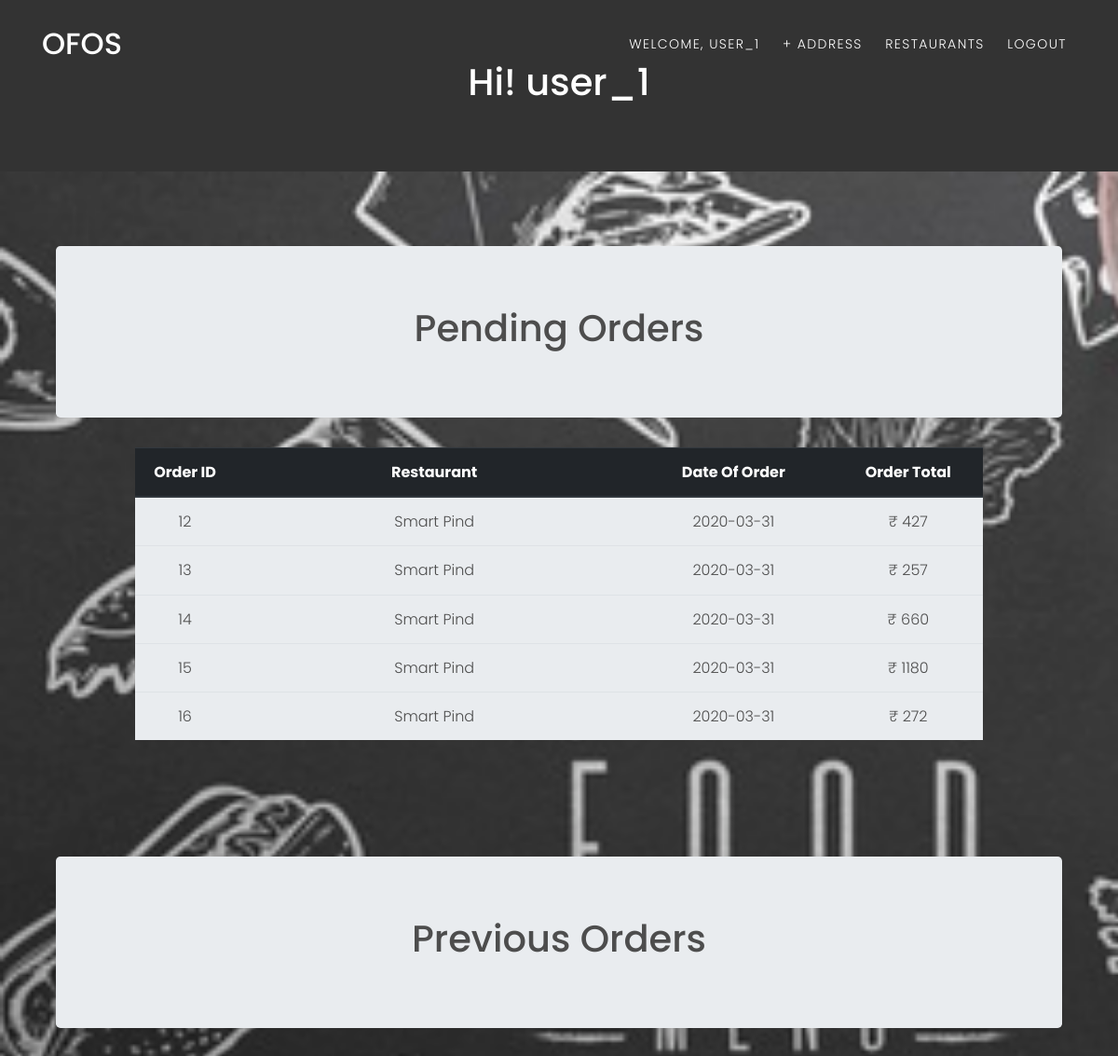
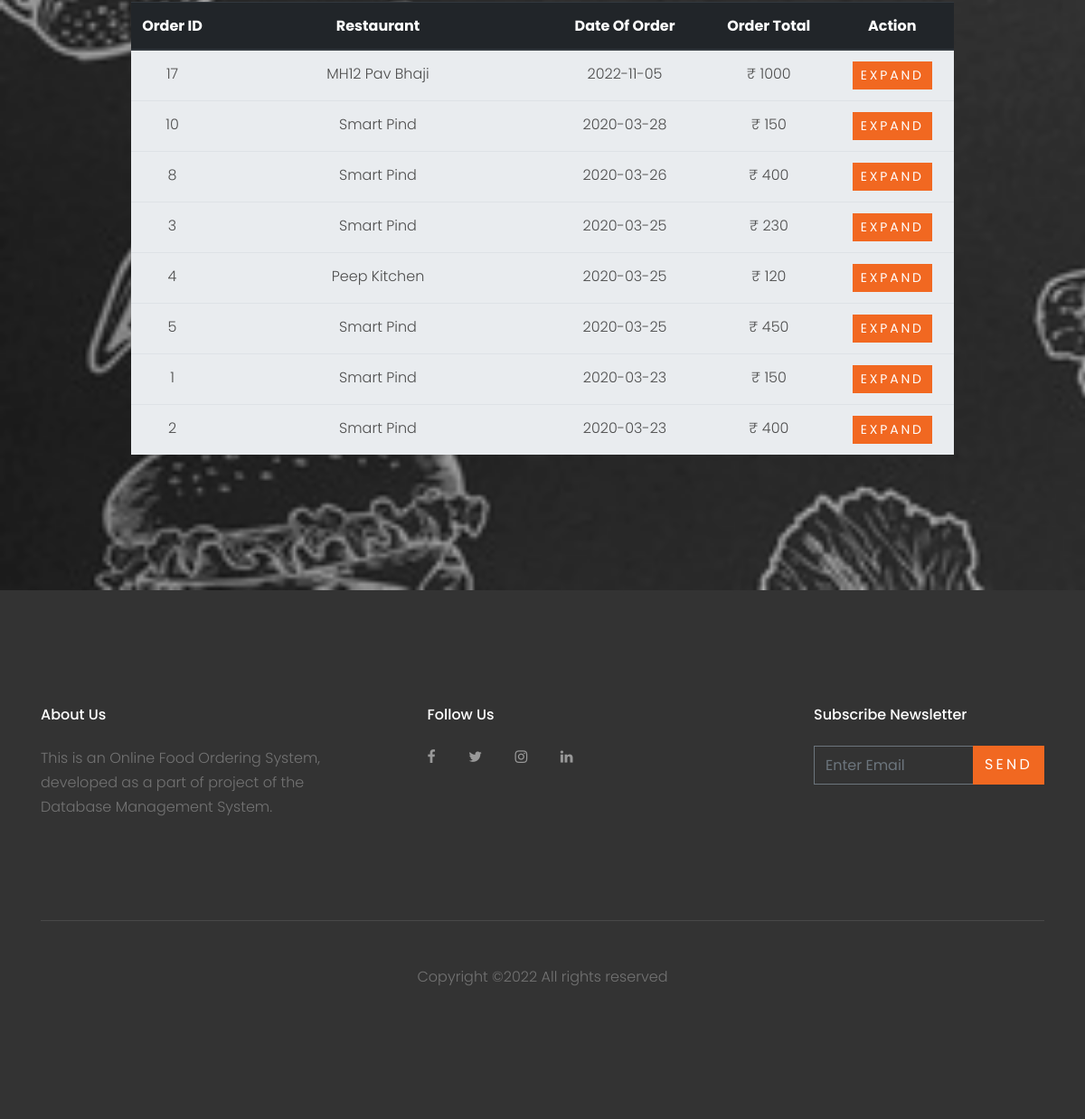
/customer.php (signed in), run on the app's committed database (2 pictures, top to bottom).
### tables this page shows
CREATE TABLE `customer` (
  `username` varchar(30) NOT NULL,
  `name` varchar(30) NOT NULL,
  `email` varchar(30) NOT NULL,
  `password` varchar(30) NOT NULL,
  `contact_no` varchar(30) NOT NULL
);

CREATE TABLE `orders` (
  `order_ID` int(30) NOT NULL,
  `total_price` varchar(30) NOT NULL,
  `order_date` date NOT NULL,
  `order_status` varchar(30) NOT NULL,
  `delivery_address` varchar(70) NOT NULL,
  `username` varchar(30) NOT NULL,
  `R_ID` int(30) NOT NULL
);

CREATE TABLE `restaurant` (
  `R_ID` int(30) NOT NULL,
  `name` varchar(30) NOT NULL,
  `location` varchar(30) NOT NULL,
  `phone_number` varchar(30) NOT NULL,
  `rating` float(2,1) NOT NULL
);

### customer.php (the view, shortened to what this page needs)
<?php
$conn = Connect();
?>
<!DOCTYPE html>
<html lang="en">
  <head>
    <link rel="stylesheet" href="fonts/icomoon/style.css">
    <link rel="stylesheet" href="css/bootstrap.min.css">
    <link rel="stylesheet" href="css/magnific-popup.css">
    <link rel="stylesheet" href="css/jquery-ui.css">
    <link rel="stylesheet" href="css/owl.carousel.min.css">
    <link rel="stylesheet" href="css/owl.theme.default.min.css">
    <link rel="stylesheet" href="css/bootstrap-datepicker.css">
    <link rel="stylesheet" href="fonts/flaticon/font/flaticon.css">
    <link rel="stylesheet" href="css/aos.css">
    <link rel="stylesheet" href="css/style.css">
  </head>
  <body data-spy="scroll" data-target=".site-navbar-target" data-offset="200">
    <header class="site-navbar py-3 js-site-navbar site-navbar-target" role="banner" id="site-navbar">
      <div class="container">
        <div class="row align-items-center">
          <div class="col-11 col-xl-2 site-logo">
            <h1 class="mb-0"><a href="index.php" class="text-white h2 mb-0">OFOS</a></h1>
          </div>
          <div class="col-12 col-md-10 d-none d-xl-block">
            <nav class="site-navigation position-relative text-right" role="navigation">
              <ul class="site-menu js-clone-nav mx-auto d-none d-lg-block">
                <li><a href="customer.php" class="nav-link">Welcome, <?php echo $_SESSION["login_customer"]?></a></li>
                <li><a href="#" class="nav-link" data-toggle="modal" data-target="#add_address">+ Address</a></li>
                <li><a href="restaurant_choose.php"><span class="glyphicon glyphicon-shopping-cart"></span>Restaurants</a></li>
                <li><a href="logout.php" class="nav-link">Logout</a></li>
              </ul>
            </nav>
          </div>
          </div>
        </div>
    </header>
    <?php
        if(isset($_SESSION["login_customer"])) {
            $username = $_SESSION["login_customer"];
            $query = "select * from customer where username='".$username."'";
            $result = mysqli_query($conn, $query);
            $row = mysqli_fetch_assoc($result);
            $name = $row["name"];
        }
    ?>
    <div class="jumbotron" style="color: #FFFFFF; margin-bottom: 0rem; background: #333333; border-radius:0rem">
        <div class="container text-center">
            <h1>Hi! <?php echo $name ?></h1>
        </div>
    </div>
    <div class="site-section" id="section-home" style="background-image: url(images/food_bg.jpg); background-size: cover;">
      <div class="container">
      <div class="row align-items-center justify-content-center text-center">
        <div class="col-md-12" data-aos="fade-up" data-aos-delay="400">
            <div class="container">
                <div class="jumbotron">
                    <h1>Pending Orders</h1>
                </div>
            </div>
            <div class="table-responsive" style="padding-left: 100px; padding-right: 100px;" >
                <table class="table table-striped">
                    <thead class="thead-dark">
                        <tr>
                            <th width="10%">Order ID</th>
                            <th width="40%">Restaurant</th>
                            <th width="20%">Date Of Order</th>
                            <th width="15%">Order Total</th>
                        </tr>
                    </thead>
        <?php
            $username = $_SESSION["login_customer"];
            $query = "select * from orders where username='".$username."' and order_status='PLACED' order by order_date desc";
            $result = mysqli_query($conn,$query);
            if($result) {
                while($row = mysqli_fetch_assoc($result)) {
        ?>
                  <tr style="background-color: #e9ecef">
                      <td><?php echo $row["order_ID"]; ?></td>
                      <?php $query1 = "select name from restaurant where R_ID=".$row["R_ID"].""; $res = mysqli_query($conn,$query1); $res_name = mysqli_fetch_assoc($res); ?>
                      <td><?php echo $res_name["name"] ?></td>
                      <td><?php echo $row["order_date"] ?></td>
                      <td>&#8377; <?php echo $row["total_price"]; ?></td>
                  </tr>
        <?php
                }
            }
        ?>
        </table>
        </div>
        <br><br><br><br>
        <div class="row align-items-center justify-content-center text-center">
            <div class="col-md-12" data-aos="fade-up" data-aos-delay="400">
                <div class="container">
                    <div class="jumbotron">
                        <h1>Previous Orders</h1>
                    </div>
                </div>
                <div class="table-responsive" style="padding-left: 100px; padding-right: 100px;" >
                    <table class="table table-striped">
                        <thead class="thead-dark">
                            <tr>
                                <th width="10%">Order ID</th>
                                <th width="40%">Restaurant</th>
                                <th width="20%">Date Of Order</th>
                                <th width="15%">Order Total</th>
                                <th width="15%">Action</th>
                            </tr>
                        </thead>
            <?php
                $username = $_SESSION["login_customer"];
                $query = "select * from orders where username='".$username."' and order_status='DELIVERED' order by order_date desc";
                $result = mysqli_query($conn,$query);
                if($result) {
                    while($row = mysqli_fetch_assoc($result)) {
            ?>
                      <tr style="background-color: #e9ecef">
                          <td><?php echo $row["order_ID"]; ?></td>
                          <?php $query1 = "select name from restaurant where R_ID=".$row["R_ID"].""; $res = mysqli_query($conn,$query1); $res_name = mysqli_fetch_assoc($res); ?>
                          <td><?php echo $res_name["name"] ?></td>
                          <td><?php echo $row["order_date"] ?></td>
                          <td>&#8377; <?php echo $row["total_price"]; ?></td>
                          <td><button type="button" class="btn btn-primary btn-sm" data-toggle="modal" data-target="#order<?php echo $row['order_ID'] ?>">
                                    Expand
                          </button></td>
                      </tr>
            <?php
                    }
                }
            ?>
            </table>
        </div>
        <br><br>
              </div>
              </div>
            </div>
        </div>
      </div>
    </div>
<footer class="site-footer">
      <div class="container">
        <div class="row">
          <div class="col-md-9">
            <div class="row">
              <div class="col-md-5 mr-auto">
                <h2 class="footer-heading mb-4">About Us</h2>
                <p>This is an Online Food Ordering System, developed as a part of project of the Database Management System.</p>
              </div>
              <div class="col-md-6">
                <h2 class="footer-heading mb-4">Follow Us</h2>
                <a href="#" class="pl-0 pr-3"><span class="icon-facebook"></span></a>
                <a href="#" class="pl-3 pr-3"><span class="icon-twitter"></span></a>
                <a href="#" class="pl-3 pr-3"><span class="icon-instagram"></span></a>
                <a href="#" class="pl-3 pr-3"><span class="icon-linkedin"></span></a>
              </div>
            </div>
          </div>
          <div class="col-md-3">
            <h2 class="footer-heading mb-4">Subscribe Newsletter</h2>
            <form action="#" method="post">
              <div class="input-group mb-3">
                <input type="text" class="form-control border-secondary text-white bg-transparent" placeholder="Enter Email" aria-label="Enter Email" aria-describedby="button-addon2">
                <div class="input-group-append">
                  <button class="btn btn-primary text-white" type="button" id="button-addon2">Send</button>
                </div>
              </div>
            </form>
          </div>
        </div>
        <div class="row pt-5 mt-5 text-center">
          <div class="col-md-12">
            <div class="border-top pt-5">
              <p>
            Copyright &copy;<script>document.write(new Date().getFullYear());</script> All rights reserved
            </p>
            </div>
          </div>
        </div>
      </div>
    </footer>
  </body>
</html>

### css/style.css (style rules this page uses)
body { line-height: 1.7; color: #4d4d4d; font-weight: 300; font-size: 1rem; }
a { -webkit-transition: .3s all ease; -o-transition: .3s all ease; transition: .3s all ease; }
h1, h2, h3, h4, h5, .h1, .h2, .h3, .h4, .h5 { font-family: "Poppins", -apple-system, BlinkMacSystemFont, "Segoe UI", Roboto, "Helvetica Neue", Arial, sans-serif, "Apple Color Emoji", "Segoe UI Emoji", "Segoe UI Symbol", "Noto Color Emoji"; }
.btn { text-transform: uppercase; letter-spacing: .2em; border-radius: 0; }
.form-control { height: 43px; border-radius: 0; }
.site-section { padding: 2.5em 0; }
@media (min-width: 768px) { .site-section { padding: 5em 0; } }
.border-top { border-top: 1px solid #edf0f5 !important; }
.site-footer { padding: 4em 0; background: #333333; }
@media (min-width: 768px) { .site-footer { padding: 8em 0; } }
.site-footer .border-top { border-top: 1px solid rgba(255, 255, 255, 0.1) !important; }
.site-footer p { color: #737373; }
.site-footer h2, .site-footer h3, .site-footer h4, .site-footer h5 { color: #fff; }
.site-footer a { color: #999999; }
.site-footer .footer-heading { font-size: 16px; color: #fff; }
.site-navbar { margin-bottom: 0px; z-index: 1999; position: absolute; width: 100%; }
.site-navbar .site-logo { position: relative; top: -4px; }
.site-navbar .site-logo a { color: #fff; }
.site-navbar .site-navigation .site-menu { margin-bottom: 0; }
.site-navbar .site-navigation .site-menu a { text-decoration: none !important; display: inline-block; text-transform: uppercase; letter-spacing: .1em; font-size: 14px; }
.site-navbar .site-navigation .site-menu > li { display: inline-block; padding: 10px 10px; }
.site-navbar .site-navigation .site-menu > li > a { padding: 10px 0px; color: #fff; text-decoration: none !important; }
.site-mobile-menu .site-nav-wrap { padding: 0; margin: 0; list-style: none; position: relative; }
.site-mobile-menu .site-nav-wrap a { padding: 10px 20px; display: block; position: relative; color: #212529; }
.site-mobile-menu .site-nav-wrap li { position: relative; display: block; }
.site-mobile-menu .site-nav-wrap > li { display: block; position: relative; float: left; width: 100%; }
.site-mobile-menu .site-nav-wrap > li > a { padding-left: 20px; font-size: 20px; }

### data on the page
customer: name "user_1"
orders: order_ID "12", R_ID.name "Smart Pind", order_date "2020-03-31", total_price "427"
orders: order_ID "13", R_ID.name "Smart Pind", order_date "2020-03-31", total_price "257"
orders: order_ID "14", R_ID.name "Smart Pind", order_date "2020-03-31", total_price "660"
orders: order_ID "15", R_ID.name "Smart Pind", order_date "2020-03-31", total_price "1180"
orders: order_ID "16", R_ID.name "Smart Pind", order_date "2020-03-31", total_price "272"
orders: order_ID "17", R_ID.name "MH12 Pav Bhaji", order_date "2022-11-05", total_price "1000"
orders: order_ID "10", R_ID.name "Smart Pind", order_date "2020-03-28", total_price "150"
orders: order_ID "8", R_ID.name "Smart Pind", order_date "2020-03-26", total_price "400"
orders: order_ID "3", R_ID.name "Smart Pind", order_date "2020-03-25", total_price "230"
orders: order_ID "4", R_ID.name "Peep Kitchen", order_date "2020-03-25", total_price "120"
orders: order_ID "5", R_ID.name "Smart Pind", order_date "2020-03-25", total_price "450"
orders: order_ID "1", R_ID.name "Smart Pind", order_date "2020-03-23", total_price "150"
orders: order_ID "2", R_ID.name "Smart Pind", order_date "2020-03-23", total_price "400"

### other printed values
$_SESSION["login_customer"] "USER_1"
